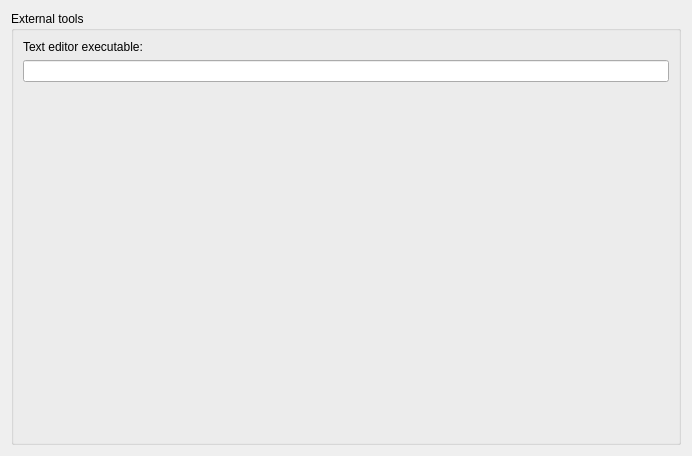
<?xml version="1.0" encoding="UTF-8"?>
<ui version="4.0">
 <class>MSIMPreferencesPageGeneral</class>
 <widget class="QWidget" name="MSIMPreferencesPageGeneral">
  <property name="geometry">
   <rect>
    <x>0</x>
    <y>0</y>
    <width>692</width>
    <height>456</height>
   </rect>
  </property>
  <layout class="QVBoxLayout" name="verticalLayout">
   <item>
    <widget class="QGroupBox" name="groupBox">
     <property name="title">
      <string>External tools</string>
     </property>
     <layout class="QGridLayout" name="gridLayout">
      <item row="1" column="0" colspan="2">
       <widget class="MSIMBrowseFilenameWidget" name="filepathTextEditor">
        <property name="minimumSize">
         <size>
          <width>0</width>
          <height>20</height>
         </size>
        </property>
       </widget>
      </item>
      <item row="0" column="0">
       <widget class="QLabel" name="label">
        <property name="text">
         <string>Text editor executable:</string>
        </property>
       </widget>
      </item>
      <item row="2" column="0">
       <spacer name="verticalSpacer_3">
        <property name="orientation">
         <enum>Qt::Vertical</enum>
        </property>
        <property name="sizeHint" stdset="0">
         <size>
          <width>20</width>
          <height>40</height>
         </size>
        </property>
       </spacer>
      </item>
     </layout>
    </widget>
   </item>
  </layout>
 </widget>
 <customwidgets>
  <customwidget>
   <class>MSIMBrowseFilenameWidget</class>
   <extends>QLineEdit</extends>
   <header>MSIMBrowseFilenameWidget.h</header>
   <container>1</container>
  </customwidget>
 </customwidgets>
 <tabstops>
  <tabstop>filepathTextEditor</tabstop>
 </tabstops>
 <resources/>
 <connections/>
</ui>
